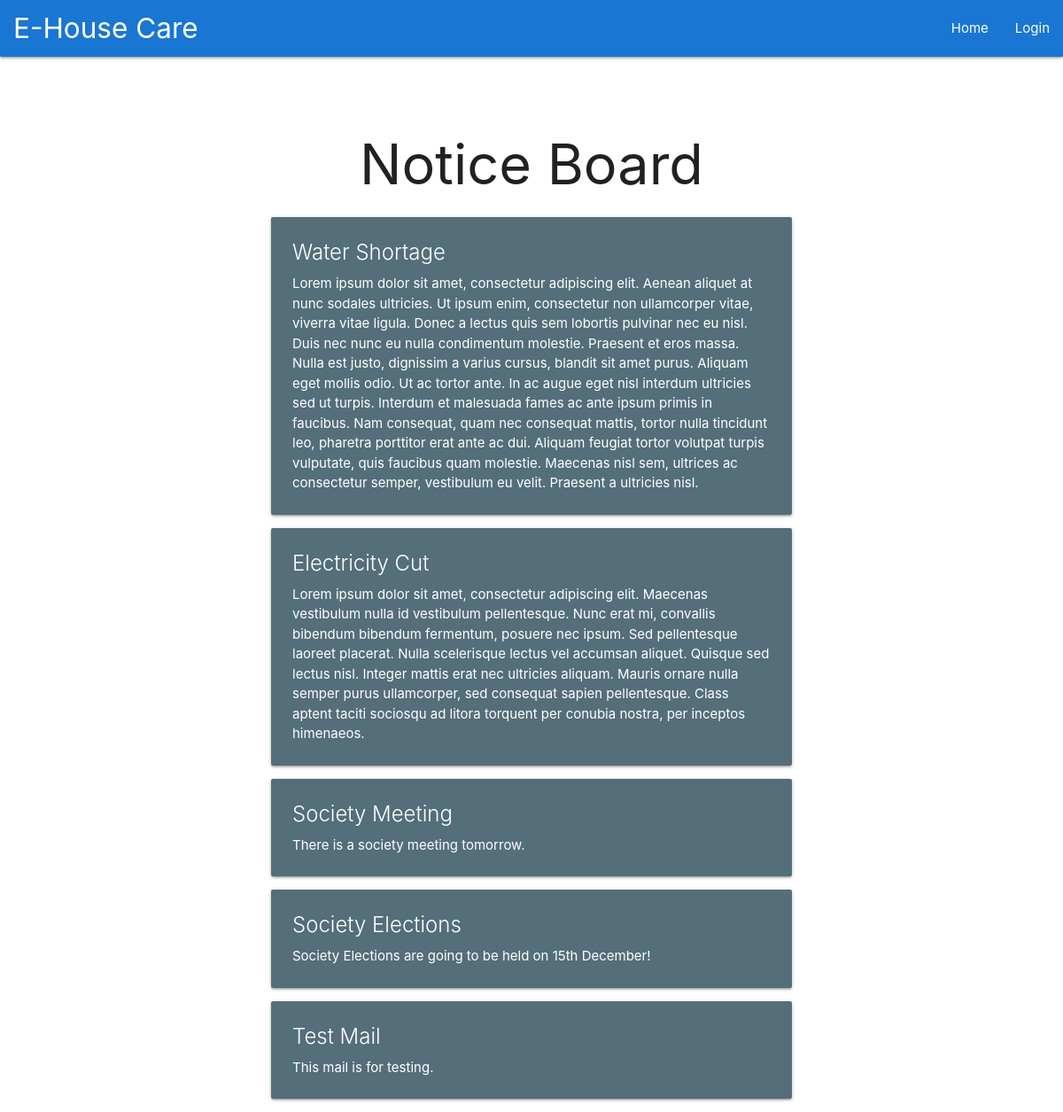
The app's page /noticeboard, older data.
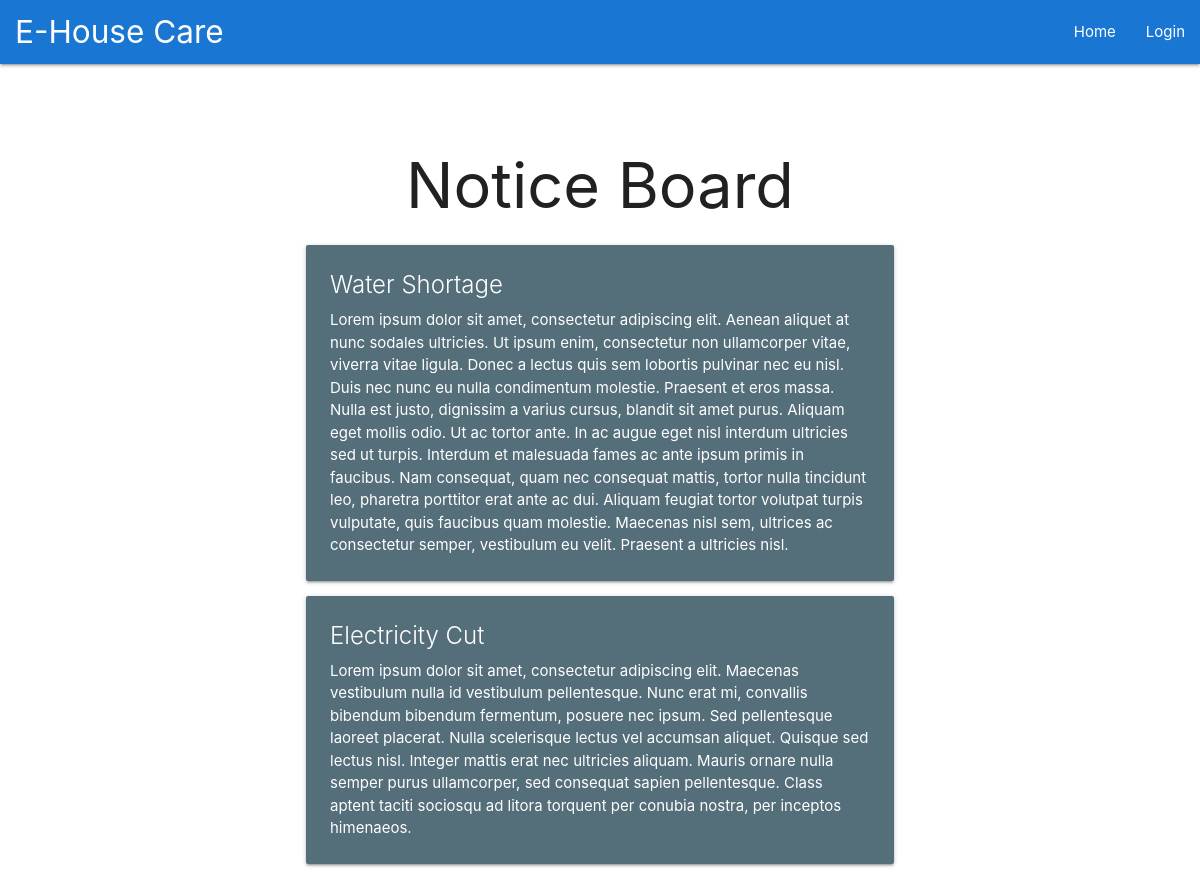
The same page, newer data.
### main/models.py (models this page shows, shortened)
class Notice(models.Model):
    header_notice = CharField(max_length=100)
    details_notice = TextField()

### main/views.py (the view)
# urls.py: path('noticeboard', views.noticeboard, name='noticeboard'),
def noticeboard(request):
    messages.info(request, 'You are viewing the Notice Board!')
    return render(request, "main/noticeboard.html", context={'noticeboard': Notice.objects.all})

### main/templates/main/noticeboard.html (shortened to what this page needs)
{% extends "main/header.html" %} {% block content %}
<div class="container">
  <h1 style="text-align:center;">Notice Board</h1>
  {% for notice in noticeboard %}
  <div class="col s12 m6 l4">
    <div class="card blue-grey darken-1">
      <div class="card-content white-text">
        <span class="card-title">{{notice.header_notice}}</span>
        <p>{{notice.details_notice|safe}}</p>
      </div>
    </div>
  </div>
  {% endfor %}
</div>
{% endblock %}

Row changes from the older to the newer data that the page shows:
removed Notice: header_notice "Society Meeting", details_notice "There is a society meeting tomorrow."
removed Notice: header_notice "Society Elections", details_notice "Society Elections are going to be held on 15th December!"
removed Notice: header_notice "Test Mail", details_notice "This mail is for testing."
